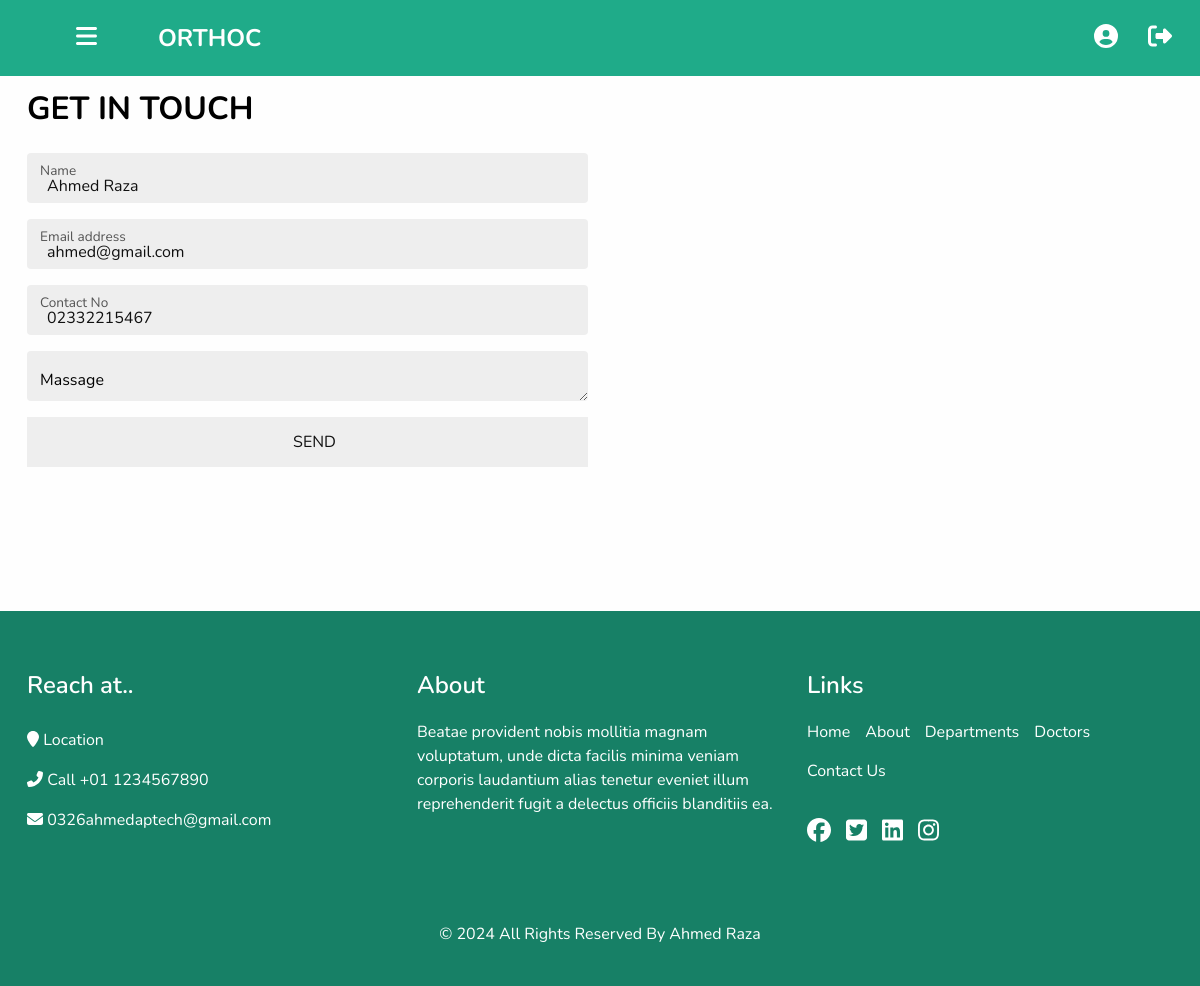
/orthoc/feedback.php (signed in), run on the app's committed database.
### tables this page shows
CREATE TABLE `tbl_patient` (
  `id` int(11) NOT NULL,
  `name` varchar(50) DEFAULT NULL,
  `email` varchar(50) DEFAULT NULL,
  `password` varchar(50) DEFAULT NULL,
  `contact` varchar(15) DEFAULT NULL,
  `cid` varchar(50) DEFAULT NULL,
  `address` varchar(100) DEFAULT NULL,
  `image` varchar(200) DEFAULT NULL,
  `gender` varchar(50) DEFAULT NULL,
  `status` varchar(50) DEFAULT 'activate'
);

### orthoc/feedback.php (the view, shortened to what this page needs)
<?php require("top.php"); ?>
  <?php
    require("navbar.php");
  ?>
  <section class="feedback_section layout_padding">
    <div class="container ">
      <div class="heading_container">
        <h2>
          Get In Touch
        </h2>
      </div>
      <div class="row">
        <div class="col-md-6">
          <div class="form_container feedback-form">
            <?php
            if (isset($_SESSION['login_id'])) {
              $query = "SELECT * FROM tbl_patient WHERE id = '$_SESSION[login_id]'";
              $result = mysqli_fetch_assoc(mysqli_query($connection, $query));
            }
            ?>
            <form method="POST">
              <div class="form-floating mb-3">
                <input type="text" class="form-control" readonly value="<?php echo $result['name'] ?>" id="name" placeholder="">
                <label for="name">Name</label>
              </div>
              <div class="form-floating mb-3">
                <input type="email" class="form-control" readonly value="<?php echo $result['email'] ?>" id="floatingInput" placeholder="">
                <label for="floatingInput">Email address</label>
              </div>
              <div class="form-floating mb-3 ">
                <input type="number" class="form-control" readonly value="<?php echo $result['contact'] ?>" id="phone" placeholder="">
                <label for="phone">Contact No</label>
              </div>
              <div class="form-floating mb-3 ">
                <textarea class="form-control" placeholder="Leave a comment here" name="txtmassage" id="massage" required></textarea>
                <label for="massage">Massage</label>
              </div>
              <div class="button">
                <input type="submit" value="SEND" name="btn_send">
              </div>
            </form>
          </div>
        </div>
        <div class="col-md-6">
          <div class="map_container">
            <div class="map">
              <div id="googleMap"></div>
            </div>
          </div>
        </div>
      </div>
    </div>
  </section>
  <?php require("footer.php"); ?>
<?php require("bottom.php"); ?>

### admin_panel/assets/css/custom_style.css (style rules this page uses)
body { font-family: 'Nunito', sans-serif; color: #000000; background-color: #fefefe; overflow-x: hidden; }
.layout_padding { padding: 90px 0; }
.heading_container { display: -webkit-box; display: -ms-flexbox; display: flex; -webkit-box-orient: vertical; -webkit-box-direction: normal; -ms-flex-direction: column; flex-direction: column; -webkit-box-align: start; -ms-flex-align: start; align-items: flex-start; }
.heading_container h2 { position: relative; font-weight: bold; margin-bottom: 0; text-transform: uppercase; }
.feedback_section { position: relative; }
.feedback_section .heading_container { margin-bottom: 25px; }
.feedback_section .heading_container h2 { text-transform: uppercase; }
.feedback_section .form_container input { width: 100%; border: none; height: 50px; margin-bottom: 15px; padding-left: 20px; outline: none; color: #101010; background: #eeeeee; }
.feedback_section .form_container textarea { width: 100%; border: none; height: 50px; margin-bottom: 15px; padding-left: 20px; outline: none; color: #101010; background: #eeeeee; }
.feedback_section .form_container input::placeholder { color: #000000; }
.feedback_section .map_container { height: 368px; overflow: hidden; display: -webkit-box; display: -ms-flexbox; display: flex; -webkit-box-align: stretch; -ms-flex-align: stretch; align-items: stretch; padding: 0; }
.feedback_section .map_container .map { height: 100%; -webkit-box-flex: 1; -ms-flex: 1; flex: 1; }
.feedback_section .map_container .map #googleMap { height: 100%; }

### admin_panel/assets/css/responsive.css (style rules this page uses)
@media (min-width: 1200px) { .container { max-width: 1170px; } }

### data on the page
tbl_patient: name "Ahmed Raza", email "ahmed@gmail.com", contact "02332215467"
